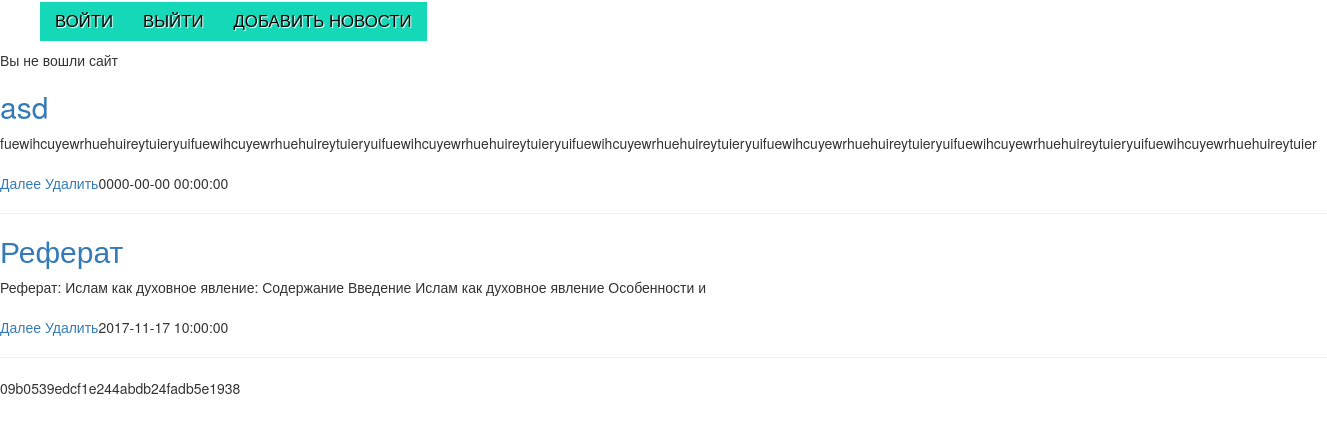
Screenshot of /mer/index.php with the database file from the repository.
### tables this page shows
CREATE TABLE `news` (
  `id` int(11) NOT NULL,
  `title` varchar(255) NOT NULL,
  `text` text NOT NULL,
  `date` datetime NOT NULL
);

### mer/index.php (the view, shortened to what this page needs)
<?php
include_once("header.php");
if(isset($_SESSION['username'])){
echo "Привет,".$_SESSION['username'];
} else { echo "Вы не вошли сайт";
}
$q=mysqli_query($mysqli, "SELECT*FROM news ORDER BY id DESC LIMIT 10");
while ($R=mysqli_fetch_array($q)) {
 echo "<h2><a href='news_show.php?id=".$R['id']."'>".$R['title']."</a></h2>";
 echo substr(strip_tags($R['text']),0,200)."<br/><br/>";
 echo "<a href='news_show.php?id=".$R['id']."'> Далее</a>";
 echo "<a href='news_del.php?id=".$R['id']."'> Удалить</a>";
 echo $R['date'];
 echo "<hr/>";
}
echo md5 ("baxit")
?>

### mer/header.php (shortened to what this page needs)
<!DOCTYPE html>
<html lang="en">
<head>
    <link href="css/bootstrap.min.css" rel="stylesheet" />
</head>
<body>
    <ul class="menu">
    <li> <a href="login.php">Войти</a></li>
    <li> <a href="logout.php">Выйти</a></li>
    <li> <a href="add_form.php">Добавить новости</a></li>
    </ul>
    <br/>
    <br/>

### mer/header.php (style rules this page uses)
.menu li { list-style:none; float: left; }
.menu li a { padding: 10px 15px; text-decoration: none; text-transform: uppercase; font-family: Verdana, Geneva, Tahoma, sans-serif; font-size: 1.2em; color: #000000; background-color: #14D8B7 ; text-shadow: 1px 1px 1px white; transition: all 1s linear; }

### rows the page displays
news: title "asd", text "fuewihcuyewrhuehuireytuieryuifuewihcuyewrhuehuireytuieryuifuewihcuyewrhuehuireytuieryuifuewihcuyewrhuehuireytuieryuifuewihcuyewrhuehuireytuieryuifuewihcuyewrhuehuireytuieryuifuewihcuyewrhuehuireytuier", date "0000-00-00 00:00:00"
news: title "Реферат", text "Реферат: Ислам как духовное явление: Содержание Введение Ислам как духовное явление Особенности и", date "2017-11-17 10:00:00"

### other values shown
md5 ("baxit") "09b0539edcf1e244abdb24fadb5e1938"
